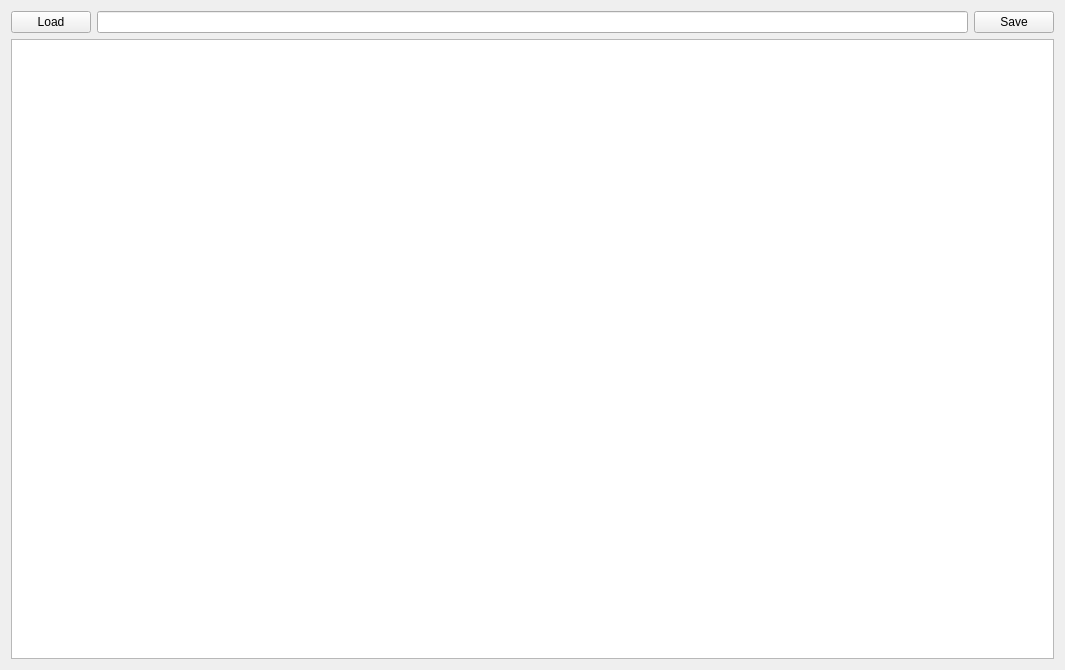
<?xml version="1.0" encoding="UTF-8"?>
<ui version="4.0">
 <class>Form</class>
 <widget class="QWidget" name="Form">
  <property name="geometry">
   <rect>
    <x>0</x>
    <y>0</y>
    <width>1065</width>
    <height>670</height>
   </rect>
  </property>
  <property name="windowTitle">
   <string>Form</string>
  </property>
  <layout class="QVBoxLayout" name="verticalLayout">
   <item>
    <layout class="QHBoxLayout" name="horizontalLayout">
     <item>
      <widget class="QPushButton" name="pushButtonLoad">
       <property name="sizePolicy">
        <sizepolicy hsizetype="Fixed" vsizetype="Fixed">
         <horstretch>0</horstretch>
         <verstretch>0</verstretch>
        </sizepolicy>
       </property>
       <property name="text">
        <string>Load</string>
       </property>
      </widget>
     </item>
     <item>
      <widget class="QLineEdit" name="pathEdit">
       <property name="sizePolicy">
        <sizepolicy hsizetype="Preferred" vsizetype="Fixed">
         <horstretch>0</horstretch>
         <verstretch>0</verstretch>
        </sizepolicy>
       </property>
      </widget>
     </item>
     <item>
      <widget class="QPushButton" name="pushButtonSave">
       <property name="sizePolicy">
        <sizepolicy hsizetype="Fixed" vsizetype="Fixed">
         <horstretch>0</horstretch>
         <verstretch>0</verstretch>
        </sizepolicy>
       </property>
       <property name="text">
        <string>Save</string>
       </property>
      </widget>
     </item>
    </layout>
   </item>
   <item>
    <widget class="QTextEdit" name="textEdit">
     <property name="readOnly">
      <bool>false</bool>
     </property>
    </widget>
   </item>
  </layout>
  <action name="action_save">
   <property name="text">
    <string>保存</string>
   </property>
   <property name="toolTip">
    <string>保存</string>
   </property>
   <property name="shortcut">
    <string>Ctrl+S</string>
   </property>
  </action>
 </widget>
 <resources/>
 <connections/>
</ui>
